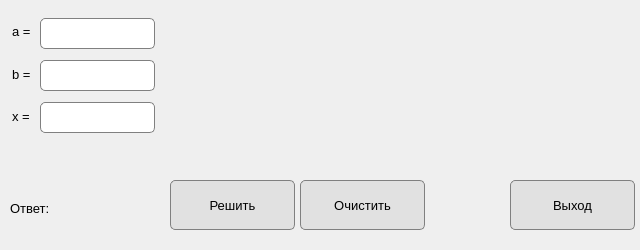
<?xml version="1.0" encoding="UTF-8"?>
<ui version="4.0">
 <class>Dialog</class>
 <widget class="QDialog" name="Dialog">
  <property name="geometry">
   <rect>
    <x>0</x>
    <y>0</y>
    <width>640</width>
    <height>250</height>
   </rect>
  </property>
  <property name="minimumSize">
   <size>
    <width>640</width>
    <height>250</height>
   </size>
  </property>
  <property name="maximumSize">
   <size>
    <width>640</width>
    <height>250</height>
   </size>
  </property>
  <property name="windowTitle">
   <string>Dialog</string>
  </property>
  <widget class="QLabel" name="label_x">
   <property name="geometry">
    <rect>
     <x>12</x>
     <y>106</y>
     <width>21</width>
     <height>20</height>
    </rect>
   </property>
   <property name="font">
    <font>
     <family>Segoe UI</family>
     <pointsize>10</pointsize>
    </font>
   </property>
   <property name="text">
    <string>x =</string>
   </property>
  </widget>
  <widget class="QLineEdit" name="lineEdit_a">
   <property name="geometry">
    <rect>
     <x>40</x>
     <y>18</y>
     <width>115</width>
     <height>31</height>
    </rect>
   </property>
   <property name="font">
    <font>
     <family>Segoe UI</family>
     <pointsize>10</pointsize>
    </font>
   </property>
   <property name="styleSheet">
    <string notr="true">border: 1px solid gray;
                    border-radius: 5px;
                </string>
   </property>
  </widget>
  <widget class="QLabel" name="label_b">
   <property name="geometry">
    <rect>
     <x>12</x>
     <y>64</y>
     <width>21</width>
     <height>20</height>
    </rect>
   </property>
   <property name="font">
    <font>
     <family>Segoe UI</family>
     <pointsize>10</pointsize>
    </font>
   </property>
   <property name="text">
    <string>b =</string>
   </property>
  </widget>
  <widget class="QLineEdit" name="lineEdit_b">
   <property name="geometry">
    <rect>
     <x>40</x>
     <y>60</y>
     <width>115</width>
     <height>31</height>
    </rect>
   </property>
   <property name="font">
    <font>
     <family>Segoe UI</family>
     <pointsize>10</pointsize>
    </font>
   </property>
   <property name="styleSheet">
    <string notr="true">border: 1px solid gray;
                    border-radius: 5px;
                </string>
   </property>
  </widget>
  <widget class="QPushButton" name="btn_solve">
   <property name="geometry">
    <rect>
     <x>170</x>
     <y>180</y>
     <width>125</width>
     <height>50</height>
    </rect>
   </property>
   <property name="font">
    <font>
     <family>Segoe UI</family>
     <pointsize>10</pointsize>
    </font>
   </property>
   <property name="styleSheet">
    <string notr="true">border: 1px solid gray;
                    border-radius: 5px;
                    background: #e1e1e1;
                </string>
   </property>
   <property name="text">
    <string>Решить</string>
   </property>
  </widget>
  <widget class="QPushButton" name="btn_clear">
   <property name="geometry">
    <rect>
     <x>300</x>
     <y>180</y>
     <width>125</width>
     <height>50</height>
    </rect>
   </property>
   <property name="font">
    <font>
     <family>Segoe UI</family>
     <pointsize>10</pointsize>
    </font>
   </property>
   <property name="styleSheet">
    <string notr="true">border: 1px solid gray;
                    border-radius: 5px;
                    background: #e1e1e1;
                </string>
   </property>
   <property name="text">
    <string>Очистить</string>
   </property>
  </widget>
  <widget class="QLabel" name="label_a">
   <property name="geometry">
    <rect>
     <x>12</x>
     <y>21</y>
     <width>21</width>
     <height>20</height>
    </rect>
   </property>
   <property name="font">
    <font>
     <family>Segoe UI</family>
     <pointsize>10</pointsize>
    </font>
   </property>
   <property name="text">
    <string>a =</string>
   </property>
  </widget>
  <widget class="QLineEdit" name="lineEdit_x">
   <property name="geometry">
    <rect>
     <x>40</x>
     <y>102</y>
     <width>115</width>
     <height>31</height>
    </rect>
   </property>
   <property name="font">
    <font>
     <family>Segoe UI</family>
     <pointsize>10</pointsize>
    </font>
   </property>
   <property name="styleSheet">
    <string notr="true">border: 1px solid gray;
                    border-radius: 5px;
                </string>
   </property>
  </widget>
  <widget class="QLabel" name="label_answer">
   <property name="geometry">
    <rect>
     <x>10</x>
     <y>200</y>
     <width>148</width>
     <height>16</height>
    </rect>
   </property>
   <property name="font">
    <font>
     <family>Segoe UI</family>
     <pointsize>10</pointsize>
    </font>
   </property>
   <property name="text">
    <string>Ответ:</string>
   </property>
  </widget>
  <widget class="QLabel" name="label_img">
   <property name="geometry">
    <rect>
     <x>170</x>
     <y>9</y>
     <width>471</width>
     <height>121</height>
    </rect>
   </property>
   <property name="text">
    <string/>
   </property>
  </widget>
  <widget class="QPushButton" name="btn_exit">
   <property name="geometry">
    <rect>
     <x>510</x>
     <y>180</y>
     <width>125</width>
     <height>50</height>
    </rect>
   </property>
   <property name="font">
    <font>
     <family>Segoe UI</family>
     <pointsize>10</pointsize>
    </font>
   </property>
   <property name="styleSheet">
    <string notr="true">border: 1px solid gray;
                    border-radius: 5px;
                    background: #e1e1e1;
                </string>
   </property>
   <property name="text">
    <string>Выход</string>
   </property>
  </widget>
 </widget>
 <resources/>
 <connections/>
</ui>
